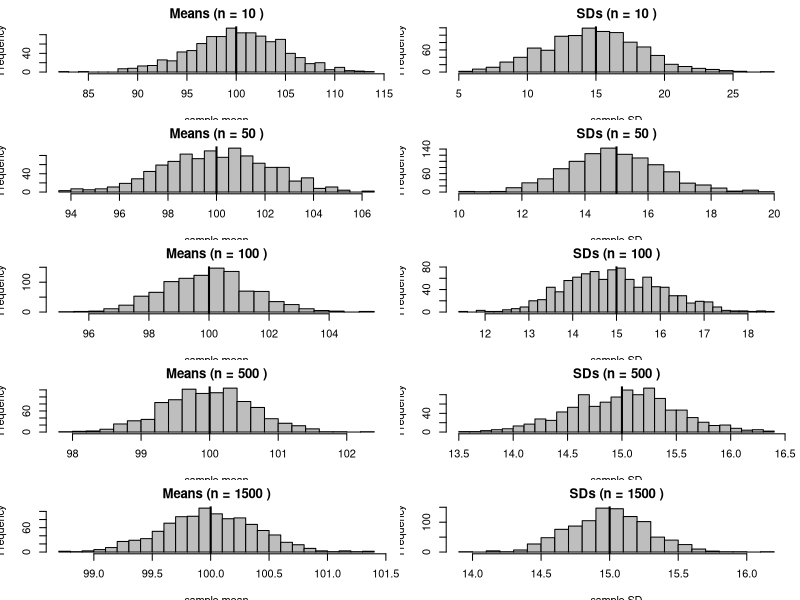
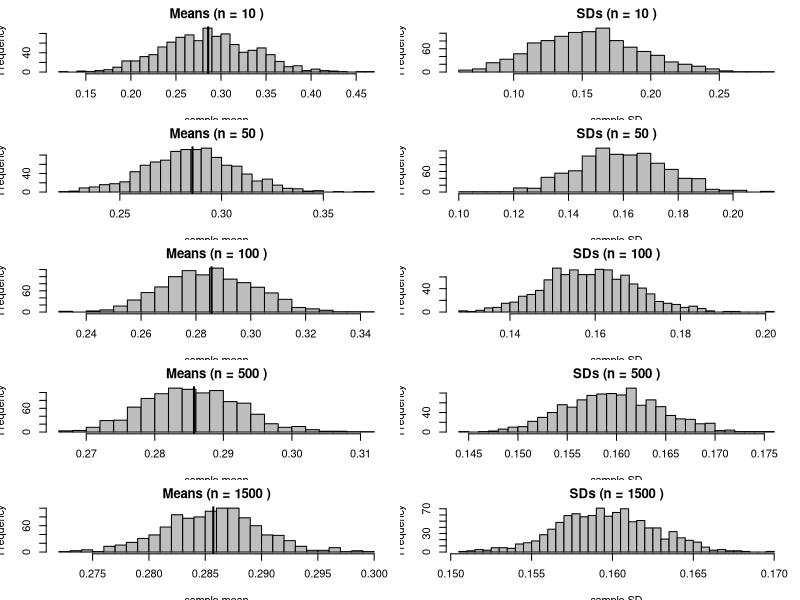
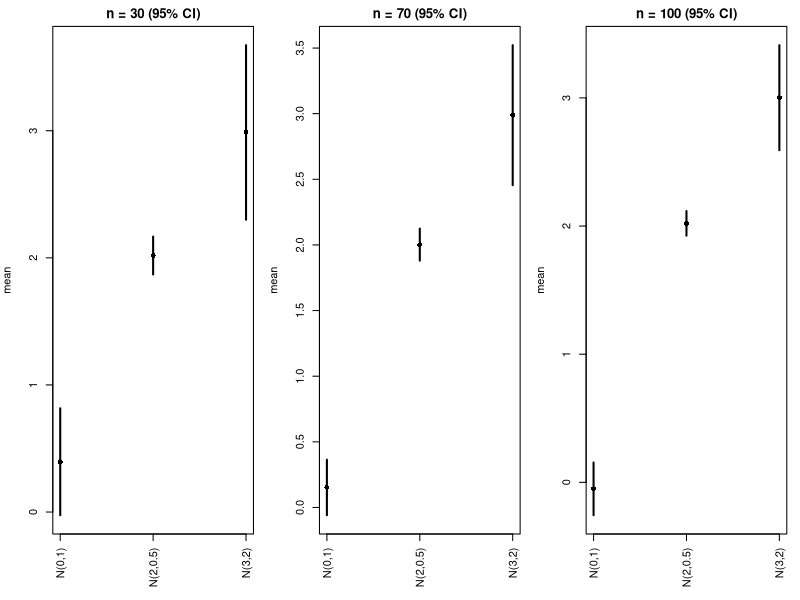

R code for these plots, in order:
## ---- chunk 1
knitr::opts_chunk$set(echo = TRUE)
## ---- chunk 2
set.seed(7)

mu <- 100
sigma <- 15
trials <- 1000
ns <- c(10, 50, 100, 500, 1500)

simulate_means_sds <- function(n, trials, mu, sigma) {
  means <- numeric(trials)
  sds   <- numeric(trials)

  for (t in 1:trials) {
    x <- rnorm(n, mean = mu, sd = sigma)
    means[t] <- mean(x)
    sds[t]   <- sd(x)   # R uses (n-1) in denominator by default
  }
  list(means = means, sds = sds)
}

par(mfrow = c(length(ns), 2), mar = c(3.5, 3.5, 2, 1))

for (n in ns) {
  out <- simulate_means_sds(n, trials, mu, sigma)

  hist(out$means, breaks = 30, main = paste("Means (n =", n, ")"),
       xlab = "sample mean", col = "gray")
  abline(v = mu, lwd = 2)  # true mean

  hist(out$sds, breaks = 30, main = paste("SDs (n =", n, ")"),
       xlab = "sample SD", col = "gray")
  abline(v = sigma, lwd = 2)  # true SD
}
## ---- chunk 3
set.seed(7)

a <- 2
b <- 5
trials <- 1000
ns <- c(10, 50, 100, 500, 1500)

beta_mean <- a / (a + b)

simulate_beta <- function(n, trials, a, b) {
  means <- numeric(trials)
  sds   <- numeric(trials)

  for (t in 1:trials) {
    x <- rbeta(n, shape1 = a, shape2 = b)
    means[t] <- mean(x)
    sds[t]   <- sd(x)
  }
  list(means = means, sds = sds)
}

par(mfrow = c(length(ns), 2), mar = c(3.5, 3.5, 2, 1))

for (n in ns) {
  out <- simulate_beta(n, trials, a, b)

  hist(out$means, breaks = 30, main = paste("Means (n =", n, ")"),
       xlab = "sample mean", col = "gray")
  abline(v = beta_mean, lwd = 2)

  hist(out$sds, breaks = 30, main = paste("SDs (n =", n, ")"),
       xlab = "sample SD", col = "gray")
}
## ---- chunk 4
set.seed(7)

make_group <- function(n, mu, sd, label) {
  x <- rnorm(n, mean = mu, sd = sd)
  xbar <- mean(x)
  s <- sd(x)
  tcrit <- qt(0.975, df = n - 1)
  se <- s / sqrt(n)
  ci_low <- xbar - tcrit * se
  ci_high <- xbar + tcrit * se

  data.frame(
    group = label,
    n = n,
    mean = xbar,
    sd = s,
    ci_low = ci_low,
    ci_high = ci_high
  )
}

run_q3_for_n <- function(n) {
  rbind(
    make_group(n, 0, 1,   "N(0,1)"),
    make_group(n, 2, 0.5, "N(2,0.5)"),
    make_group(n, 3, 2,   "N(3,2)")
  )
}

res30 <- run_q3_for_n(30)
res70 <- run_q3_for_n(70)
res100 <- run_q3_for_n(100)

res <- rbind(res30, res70, res100)
print(res)

# Plot means with CI error bars (base R)
par(mfrow = c(1,3), mar = c(5,4,2,1))
plot_ci <- function(df, title) {
  y <- df$mean
  x <- 1:nrow(df)
  plot(x, y, xaxt="n", xlab="", ylab="mean", main=title, pch=16,
       ylim = range(df$ci_low, df$ci_high))
  axis(1, at=x, labels=df$group, las=2)
  segments(x0=x, y0=df$ci_low, x1=x, y1=df$ci_high, lwd=2)
}

plot_ci(res30, "n = 30 (95% CI)")
plot_ci(res70, "n = 70 (95% CI)")
plot_ci(res100,"n = 100 (95% CI)")
